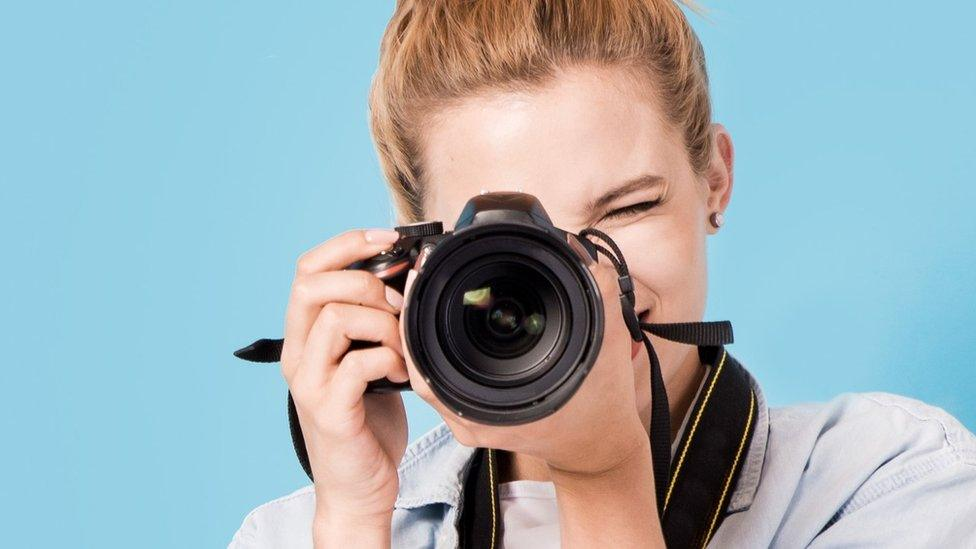
#> input picture image_py.jpg, 976 x 549 px
$ python crop_image.py
#> lines starting #> are read from the running program, lines starting #| are printed output that depends on the picture
import os
import cv2

# This gets the folder where your Python file is
folder = os.path.dirname(os.path.abspath(__file__))

# This creates the path to your image
image_path = os.path.join(folder, 'image_py.jpg')

# Load the image
img = cv2.imread(image_path)
#> img is the input picture: shape (549, 976, 3); mean B, G, R 180.7, 174.8, 157.2
print(img.shape)
#| (549, 976, 3)

#Cropped image
cropped_img = img[220:400, 320:600]
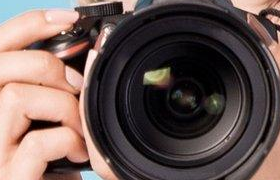
#> cropped_img: shape (180, 280, 3); mean B, G, R 82.7, 86.3, 104.3

cv2.imshow('img', img)
cv2.imshow('cropped_img', cropped_img)
cv2.waitKey(0)
